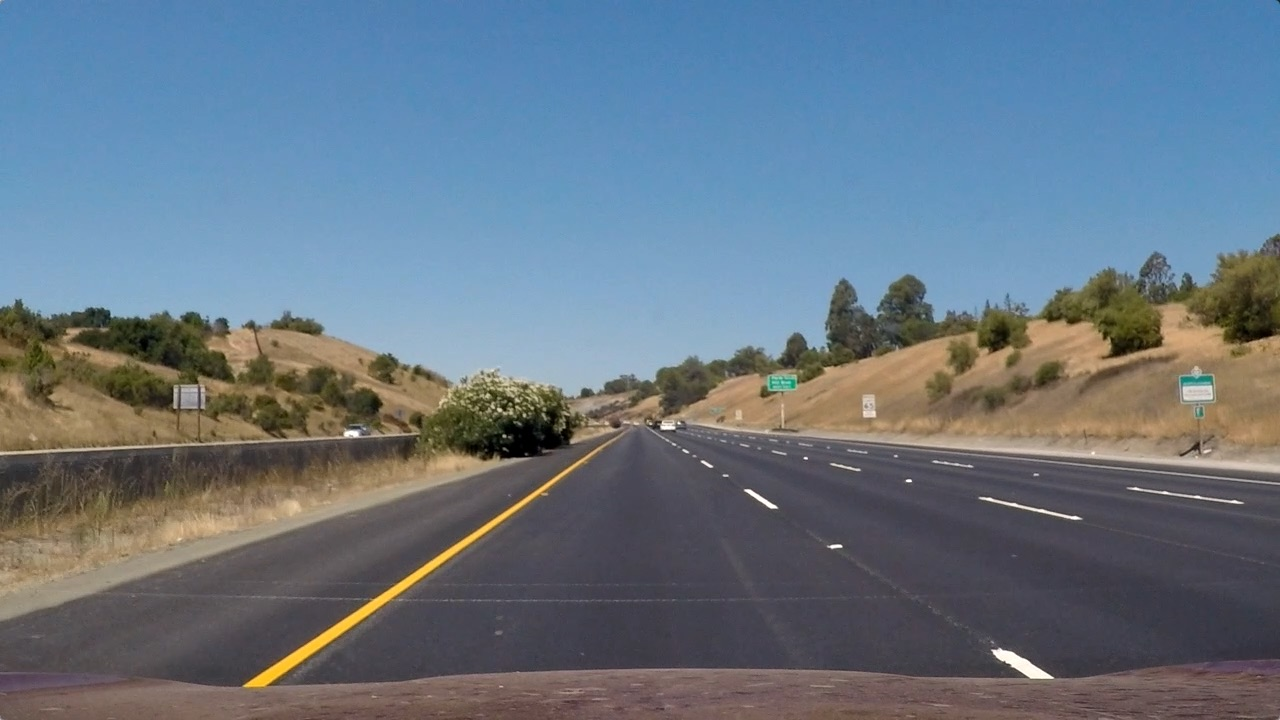
#> input picture Lane Finder/Lane Images/straight_lines1.jpg, 1280 x 720 px
$ python -i LaneFinder.py   (imports and definitions only)
#> lines starting #> are read from the running program, lines starting #| are printed output that depends on the picture; after the words box and inside, x2 and y2 are one past the last pixel; in counts of white or black regions, pixels touching at a corner belong together
# Importing Libraries
import numpy as np
from numpy import ones, vstack, zeros_like
from numpy.linalg import lstsq
from statistics import mean
import cv2, pyautogui
from collections import deque

class LaneFinder:
    def __init__(self):
        pass

    def process(self, image):

        def region_of_interest(img, vertices):
            mask = zeros_like(img) # Empty mask
            cv2.fillPoly(mask, vertices, 255) # Adding the polygon inside the mask
            return cv2.bitwise_and(img, mask) # Joining the mask and the image

        def draw_lanes(img, lines, color=[0, 255, 255], thickness=3):
            try:
                ys = []  # Determining the horizon
                for i in lines:
                    for ii in i:
                        ys += [ii[1],ii[3]]
                min_y = min(ys)
                max_y = 600
                new_lines = []
                line_dict = {}
                for idx,i in enumerate(lines):
                    for cord in i:
                        x_coords = (cord[0], cord[2])
                        y_coords = (cord[1], cord[3])
                        A = vstack([x_coords,ones(len(x_coords))]).T
                        m, b = lstsq(A, y_coords)[0]
                        x1, x2 = 0, 0
                        if m!=0:
                            x1 = (min_y-b) / m
                            x2 = (max_y-b) / m
                        else: # Avoiding division by zero
                            if min_y-b < 0:
                                x1 = -9223372036854775800
                            else:
                                x1 = 9223372036854775800
                            if max_y-b < 0:
                                x2 = -9223372036854775800
                            else:
                                x2 = 9223372036854775800
                        line_dict[idx] = [m,b,[int(x1), min_y, int(x2), max_y]]
                        new_lines.append([int(x1), min_y, int(x2), max_y])
                final_lanes = {}
                for idx in line_dict:
                    final_lanes_copy = final_lanes.copy()
                    m = line_dict[idx][0]
                    b = line_dict[idx][1]
                    line = line_dict[idx][2]
                    if len(final_lanes) == 0:
                        final_lanes[m] = [ [m,b,line] ]
                    else:
                        found_copy = False
                        for other_ms in final_lanes_copy:
                            if not found_copy:
                                if abs(other_ms*1.2) > abs(m) > abs(other_ms*0.8):
                                    if abs(final_lanes_copy[other_ms][0][1]*1.2) > abs(b) > abs(final_lanes_copy[other_ms][0][1]*0.8):
                                        final_lanes[other_ms].append([m,b,line])
                                        found_copy = True
                                        break
                                else:
                                    final_lanes[m] = [ [m,b,line] ]
                line_counter = {}
                for lanes in final_lanes:
                    line_counter[lanes] = len(final_lanes[lanes])
                top_lanes = sorted(line_counter.items(), key=lambda item: item[1])[::-1][:2]
                lane1_id = top_lanes[0][0]
                lane2_id = top_lanes[1][0]
                def average_lane(lane_data):
                    x1s, y1s, x2s, y2s = [], [], [], []
                    for data in lane_data:
                        x1s.append(data[2][0])
                        y1s.append(data[2][1])
                        x2s.append(data[2][2])
                        y2s.append(data[2][3])
                    return int(mean(x1s)), int(mean(y1s)), int(mean(x2s)), int(mean(y2s))
                l1_x1, l1_y1, l1_x2, l1_y2 = average_lane(final_lanes[lane1_id])
                l2_x1, l2_y1, l2_x2, l2_y2 = average_lane(final_lanes[lane2_id])
                return [l1_x1, l1_y1, l1_x2, l1_y2], [l2_x1, l2_y1, l2_x2, l2_y2]
            except Exception as e:
                print(str(e))
                pass

        original_image = cv2.cvtColor(image, cv2.COLOR_BGR2RGB)
        image = cv2.cvtColor(image, cv2.COLOR_BGR2GRAY)
        image = cv2.Canny(image, threshold1 = 200, threshold2=300)
        image = cv2.GaussianBlur(image,(5,5),0)
        vertices = np.array([[10,500],[10,300],[300,200],[500,200],[800,300],[800,500]], np.int32)
        image = region_of_interest(image, [vertices])
        lines = cv2.HoughLinesP(image, 1, np.pi/180, 180,      20,       15)
        try:
            l1, l2 = draw_lanes(original_image,lines)
            cv2.line(original_image, (l1[0], l1[1]), (l1[2], l1[3]), [0,255,0], 30)
            cv2.line(original_image, (l2[0], l2[1]), (l2[2], l2[3]), [0,255,0], 30)
        except Exception as e:
            pass
        try:
            for coords in lines:
                coords = coords[0]
                try:
                    cv2.line(image, (coords[0], coords[1]), (coords[2], coords[3]), [255,0,0], 3)
                except Exception as e:
                    print(str(e))
        except Exception as e:
            pass
        return original_image


>>> import cv2
>>> picture = cv2.imread('Lane Finder/Lane Images/straight_lines1.jpg')
#> picture is the input picture: shape (720, 1280, 3); mean B, G, R 131.2, 117.7, 103.2
>>> result = LaneFinder().process(picture)
#> in process, `image = cv2.Canny(image, threshold1 = 200, threshold2=300)`:
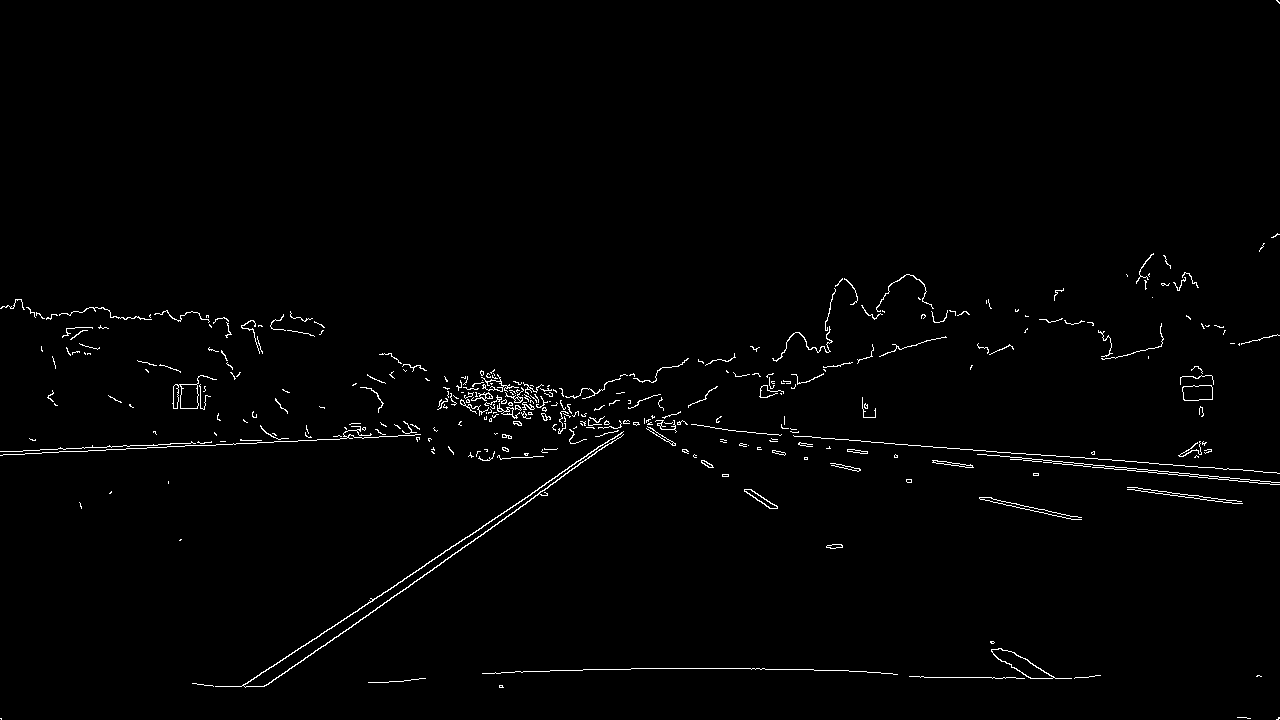
#> image: shape (720, 1280); 1.2% white in thin lines or dots
#> in region_of_interest, `return cv2.bitwise_and(img, mask)`:
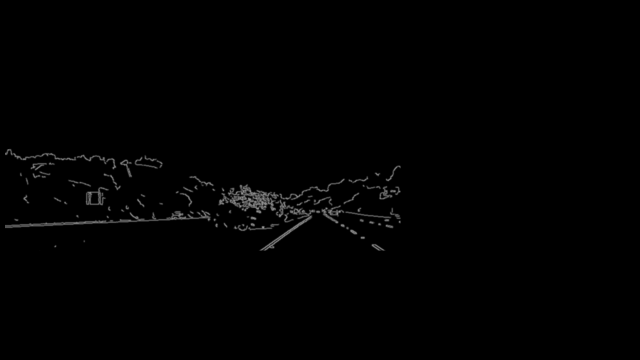
#> returned value: shape (720, 1280) (shown at 1/2 size); min 0, max 173, mean 1.6
#> in process, `lines = cv2.HoughLinesP(image, 1, np.pi/180, 180,      20,       15)`: lines = 228 rows, first 6: [38, 447, 213, 441], [642, 420, 667, 419], [10, 451, 422, 436], [243, 443, 270, 443], [271, 443, 354, 440], [551, 430, 578, 429]
#> the loop in draw_lanes, `for i in lines:` made 228 passes
#> after the loop in draw_lanes, `for i in lines:`: ys = 456 values, max 497 at index 365, min 305 at index 276, mean 395.5
#> in draw_lanes, `min_y = min(ys)`: min_y = 305
#> the loop in draw_lanes, `for idx,i in enumerate(lines):` made 228 passes
#> after the loop in draw_lanes, `for idx,i in enumerate(lines):`: line_dict = 228 items; new_lines = 228 items, first 6: [4179, 305, -4424, 600], [3516, 305, -3857, 600], [4020, 305, -4082, 600], [-116134379643792096, 305, 132123895681706016, 600], [4088, 305, -4072, 600], [3925, 305, -4038, 600]
#> the loop in draw_lanes, `for idx in line_dict:` made 228 passes
#> (m, b, line) on passes 1 to 6: (-0.0343, 448.3, [4179, 305, -4424, 600]), (-0.04, 445.7, [3516, 305, -3857, 600]), (-0.0364, 451.4, [4020, 305, -4082, 600]), (1.19e-15, 443, [-116134379643792096, 305, 132123895681706016, 600]), (-0.0361, 452.8, [4088, 305, -4072, 600]), (-0.037, 450.4, [3925, 305, -4038, 600])
#> after the loop in draw_lanes, `for idx in line_dict:`: final_lanes = 220 items
#> the loop in draw_lanes, `for lanes in final_lanes:` made 220 passes
#> lanes on passes 1 to 3: -0.0343, 1.19e-15, -0.0735
#> in draw_lanes, `top_lanes = sorted(line_counter.items(), key=lambda item: item[1])[::-..`: top_lanes = [(0.17, 68), (0.117, 45)]
#> in draw_lanes, `lane1_id = top_lanes[0][0]`: lane1_id = 0.17
#> in draw_lanes, `lane2_id = top_lanes[1][0]`: lane2_id = 0.117
#> the loop in average_lane, `for data in lane_data:` made 68 passes
#> data on passes 1 to 8: [0.17, 317.2, [-72, 305, 1665, 600]], [0.176, 315.1, [-57, 305, 1614, 600]], [0.147, 321.6, [-113, 305, 1898, 600]], [0.2, 296.4, [43, 305, 1517, 600]], [0.15, 334.3, [-195, 305, 1771, 600]], [0.2, 291.6, [67, 305, 1541, 600]], [0.156, 313.2, [-52, 305, 1843, 600]], [0.2, 274.4, [152, 305, 1628, 600]]
#> after the loop in average_lane, `for data in lane_data:`: x1s = 68 values, max 168 at index 64, min -480 at index 56, mean -42.94; x2s = 68 values, max 2190 at index 49, min 1256 at index 38, mean 1749; y1s = 68 values from 305 to 305; y2s = 68 values from 600 to 600
#> in draw_lanes, `l1_x1, l1_y1, l1_x2, l1_y2 = average_lane(final_lanes[lane1_id])`: l1_x1 = -42; l1_y1 = 305; l1_x2 = 1749; l1_y2 = 600
#> the loop in average_lane (call 2), `for data in lane_data:` made 45 passes
#> data on passes 1 to 8: [0.117, 345.9, [-351, 305, 2181, 600]], [0.133, 341.5, [-273, 305, 1938, 600]], [0.116, 347.3, [-363, 305, 2173, 600]], [0.111, 357.4, [-471, 305, 2182, 600]], [0.106, 347.1, [-397, 305, 2388, 600]], [0.128, 349.2, [-346, 305, 1964, 600]], [0.106, 350.9, [-432, 305, 2348, 600]], [0.098, 352.4, [-483, 305, 2525, 600]]
#> in draw_lanes, `l2_x1, l2_y1, l2_x2, l2_y2 = average_lane(final_lanes[lane2_id])`: l2_x1 = -299; l2_y1 = 305; l2_x2 = 2233; l2_y2 = 600
#> in process, `l1, l2 = draw_lanes(original_image,lines)`: l1 = [-42, 305, 1749, 600]; l2 = [-299, 305, 2233, 600]
#> in process, `cv2.line(original_image, (l2[0], l2[1]), (l2[2], l2[3]), [0,255,0], 30)`:
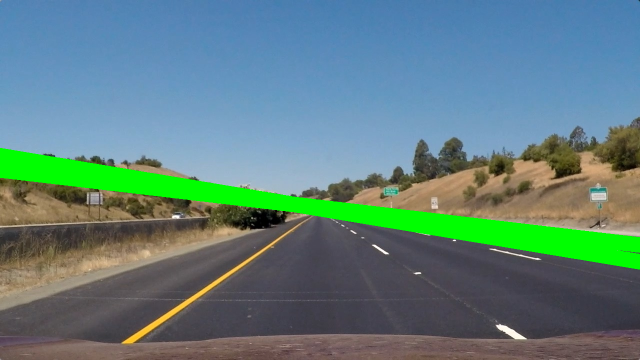
#> original_image: shape (720, 1280, 3) (shown at 1/2 size); mean R, G, B 96, 127.8, 125.4
#> the loop in process, `for coords in lines:` made 228 passes
#> after the loop in process, `for coords in lines:`:
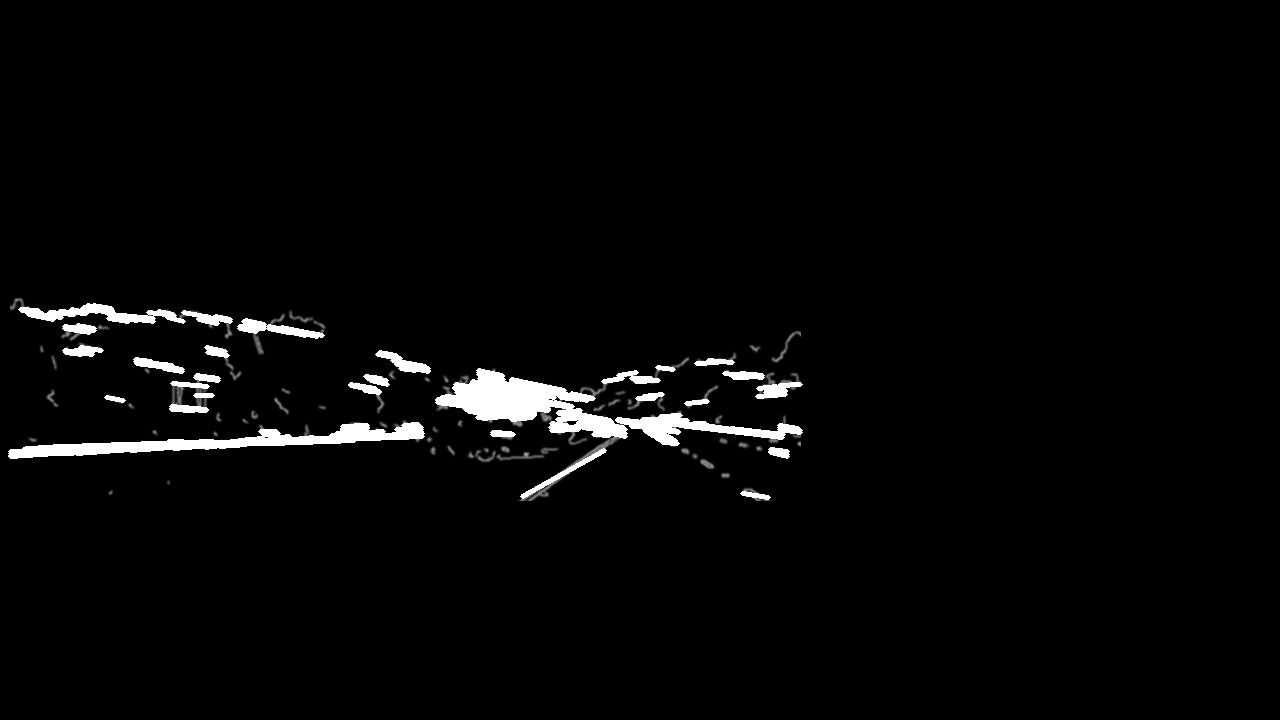
#> image: shape (720, 1280); 2.31% of pixels changed, all inside (x1, y1, x2, y2) = (8, 303, 803, 500)

$ run again, on Lane Finder/Lane Images/straight_lines2.jpg
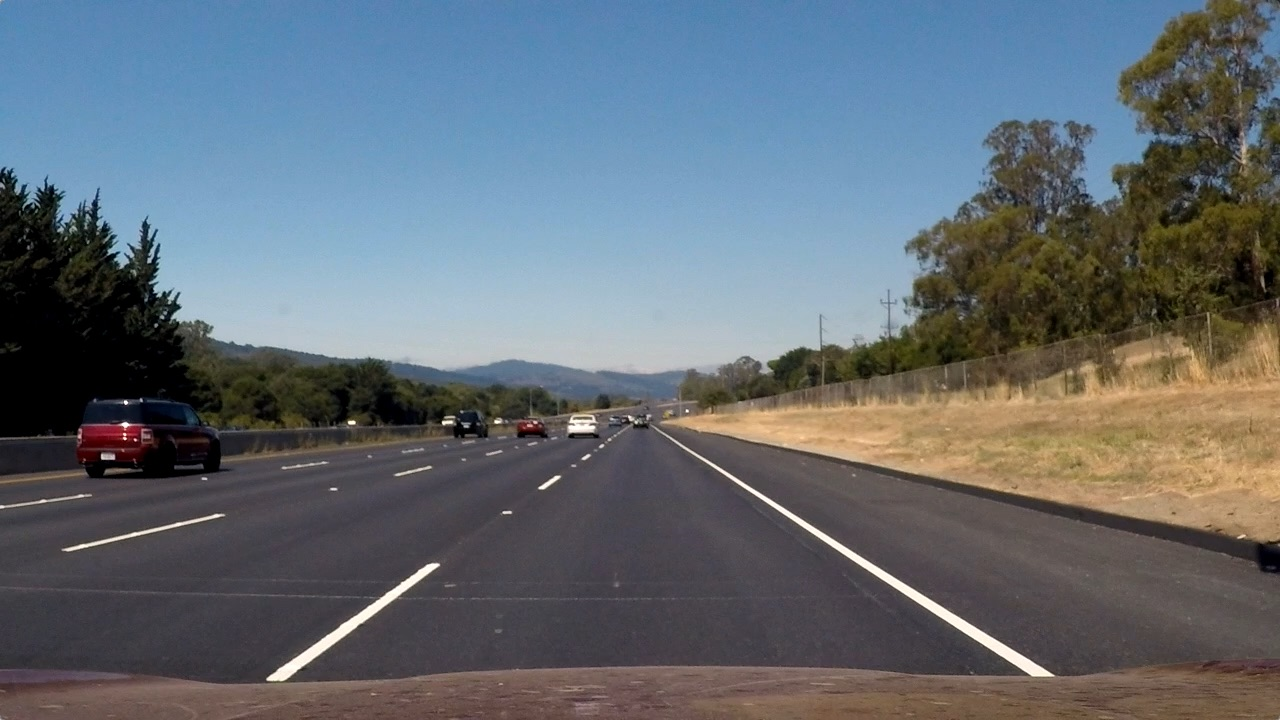
#> input picture Lane Finder/Lane Images/straight_lines2.jpg, 1280 x 720 px
#> picture is the input picture: shape (720, 1280, 3); mean B, G, R 115.1, 107.7, 99.4
#> mask: shape (720, 1280); 22.6% white; 1 white region, box (x1, y1, x2, y2) and area: (10, 200, 801, 501) 208491
#> lines = 118 rows, first 6: [10, 438, 83, 436], [492, 420, 542, 419], [565, 425, 599, 421], [548, 416, 604, 414], [10, 436, 84, 434], [682, 428, 800, 451]
#> the loop in draw_lanes, `for i in lines:` made 118 passes
#> after the loop in draw_lanes, `for i in lines:`: ys = 236 values, max 500 at index 32, min 339 at index 210, mean 431.7
#> min_y = 339
#> the loop in draw_lanes, `for idx,i in enumerate(lines):` made 118 passes
#> after the loop in draw_lanes, `for idx,i in enumerate(lines):`: line_dict = 118 items; new_lines = 118 items, first 6: [3623, 339, -5902, 600], [4541, 339, -8507, 600], [1296, 339, -922, 600], [2703, 339, -4603, 600], [3598, 339, -6057, 600], [225, 339, 1564, 600]
#> the loop in draw_lanes, `for idx in line_dict:` made 118 passes
#> (m, b, line) on passes 1 to 8: (-0.0274, 438.3, [3623, 339, -5902, 600]), (-0.02, 429.8, [4541, 339, -8507, 600]), (-0.118, 491.5, [1296, 339, -922, 600]), (-0.0357, 435.6, [2703, 339, -4603, 600]), (-0.027, 436.3, [3598, 339, -6057, 600]), (0.195, 295.1, [225, 339, 1564, 600]), (-0.111, 496.3, [1416, 339, -933, 600]), (-0.12, 502.6, [1363, 339, -811, 600])
#> after the loop in draw_lanes, `for idx in line_dict:`: final_lanes = 110 items
#> the loop in draw_lanes, `for lanes in final_lanes:` made 110 passes
#> lanes on passes 1 to 8: -0.0274, -0.02, -0.118, -0.0357, 0.195, -0.111, -0.12, -0.098
#> top_lanes = [(-0.118, 20), (3.68e-15, 10)]
#> lane1_id = -0.118
#> lane2_id = 3.68e-15
#> the loop in average_lane, `for data in lane_data:` made 20 passes
#> data on passes 1 to 8: [-0.118, 491.5, [1296, 339, -922, 600]], [-0.111, 496.3, [1416, 339, -933, 600]], [-0.12, 502.6, [1363, 339, -811, 600]], [-0.098, 492.4, [1564, 339, -1098, 600]], [-0.14, 506.2, [1194, 339, -670, 600]], [-0.121, 492.6, [1267, 339, -886, 600]], [-0.122, 505.4, [1358, 339, -772, 600]], [-0.119, 499.2, [1341, 339, -844, 600]]
#> after the loop in average_lane, `for data in lane_data:`: x1s = [1296, 1416, 1363, 1564, 1194, 1267, 1358, 1341, 1296, 1236, 1357, 1335, 1307, 1499, 1362, 1572, 1538, 1284, 1417, 1486]; x2s = [-922, -933, -811, -1098, -670, -886, -772, -844, -758, -916, -731, -1014, -779, -1111, -987, -1167, -1159, -804, -1193, -967]; y1s = [339, 339, 339, 339, 339, 339, 339, 339, 339, 339, 339, 339, 339, 339, 339, 339, 339, 339, 339, 339]; y2s = [600, 600, 600, 600, 600, 600, 600, 600, 600, 600, 600, 600, 600, 600, 600, 600, 600, 600, 600, 600]
#> l1_x1 = 1374; l1_y1 = 339; l1_x2 = -926; l1_y2 = 600
#> the loop in average_lane (call 2), `for data in lane_data:` made 10 passes
#> l2_x1 = 4935704429576924; l2_y1 = 339; l2_x2 = -9623838409803156; l2_y2 = 600
#> l1 = [1374, 339, -926, 600]; l2 = [4935704429576924, 339, -9623838409803156, 600]
#> in process, `cv2.line(original_image, (l1[0], l1[1]), (l1[2], l1[3]), [0,255,0], 30)`:
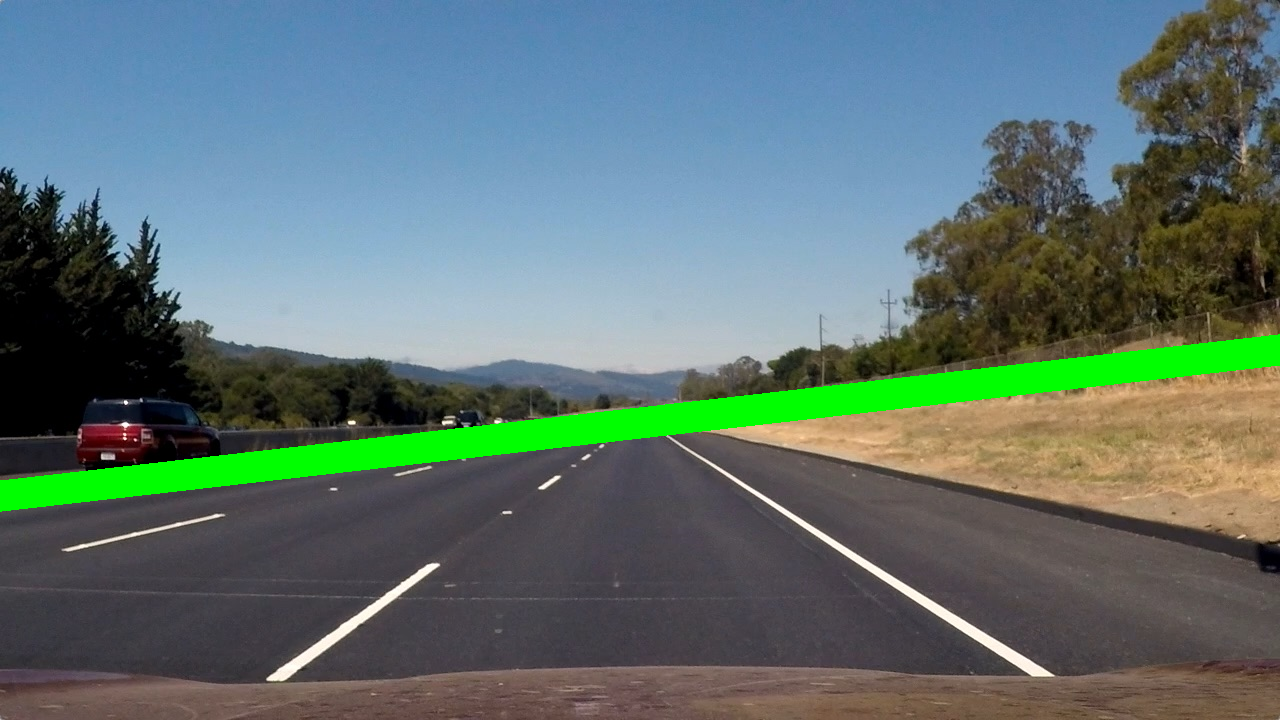
#> original_image: shape (720, 1280, 3); mean R, G, B 94.6, 114.6, 111.7
#> the loop in process, `for coords in lines:` made 118 passes
#> after the loop in process, `for coords in lines:`:
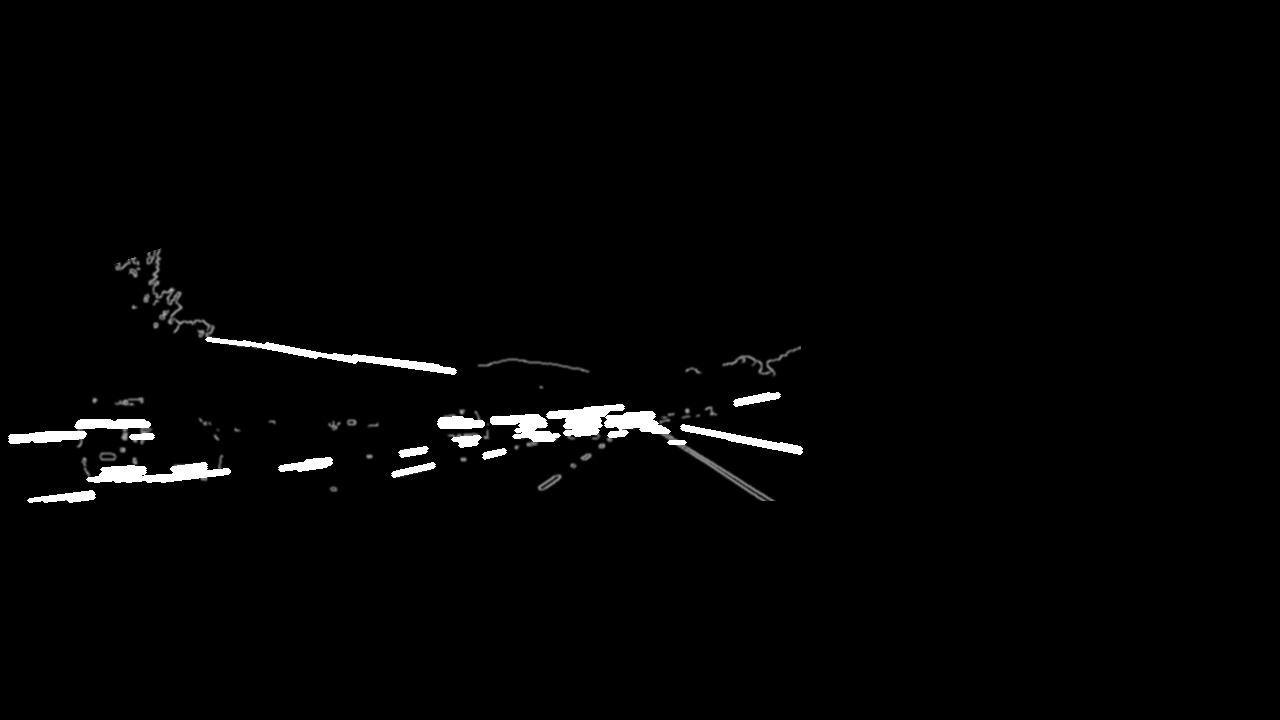
#> image: shape (720, 1280); min 0, max 255, mean 4
